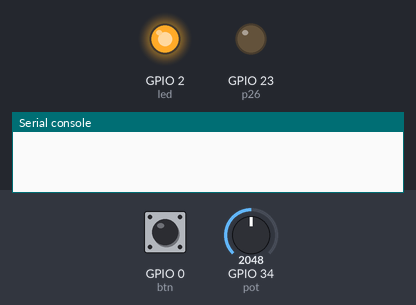
The program below on a simulated ESP32 board running MicroPython. Shown: output pins drawn as LEDs (lit = HIGH), the last lines printed to the serial console. Inputs (shaded band) come from the test bench; at power-on: GPIO 0 (btn) HIGH, GPIO 34 (pot) = 2048 (analog values on the 0–4095 scale). Library files of the repository ran but are not shown: 1 file(s).

Above: at 1.2 s.
1.3 s: GPIO 0 (btn) pulled LOW for 1.2 s
At 2.25 s:
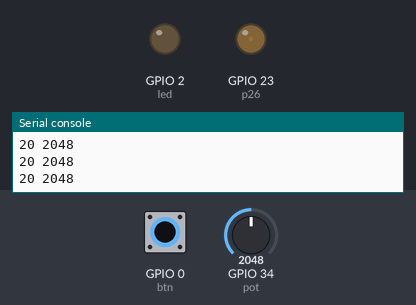
4.8 s: GPIO 0 (btn) pulled LOW for 3.2 s
At 8.3 s:
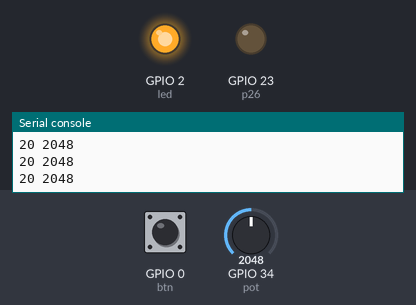
Timing chart, 0 to 15.5 s (numbered marks = the images above; inputs shaded):
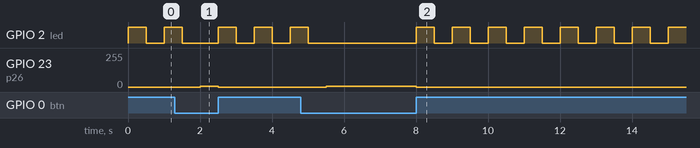

The program:

main.py
```python
# Complete project details at https://RandomNerdTutorials.com

from machine import Pin, ADC, PWM
from time import sleep

pot = ADC(Pin(34))
pot.atten(ADC.ATTN_11DB)       #Full range: 3.3v

p26 = Pin(23, Pin.OUT)

led = Pin(2, Pin.OUT)

beeper = PWM(p26, freq=1047, duty=512)
btn = Pin(0, Pin.IN)
beeper.duty(0)

def map(x, in_min, in_max, out_min, out_max):
    return (x - in_min) * (out_max - out_min) // (in_max - in_min) + out_min

while True:
  if btn.value() == 0:
    pot_value = pot.read()
    map_value = map(pot_value,0,4095,0,40)
    beeper.duty(map_value)
    print(map_value, pot_value)
  else:
     beeper.duty(0)
     led.value(1)
     sleep(.5)
     led.value(0)
     sleep(.5)
```

Measured:
- after the input at 1.3 s, GPIO 23 (p26): 0/255 → 5/255 after 0.70 s, → 0/255 0.50 s later
- after the input at 4.8 s, GPIO 23 (p26): 0/255 → 5/255 after 0.70 s, → 0/255 2.5 s later
- by itself, GPIO 2 (led): repeats every 1.0 s: HIGH 0.50 s, LOW 0.50 s
